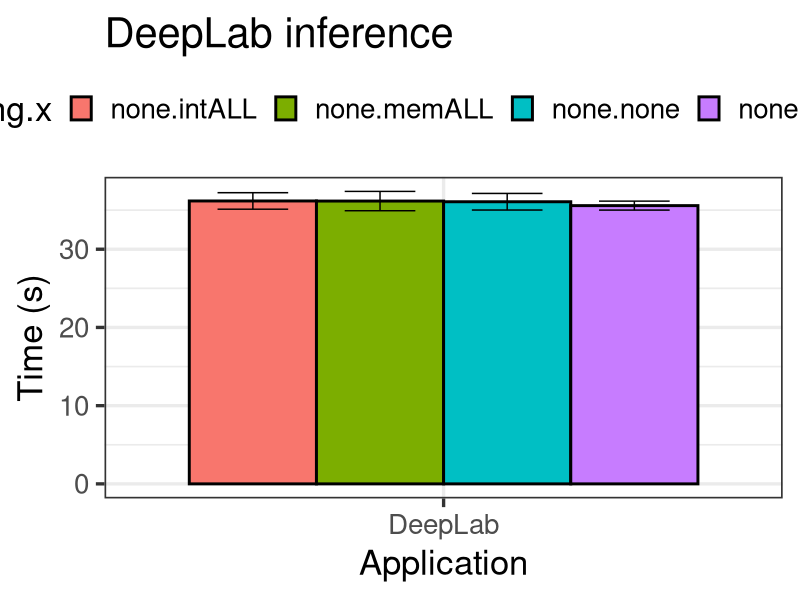
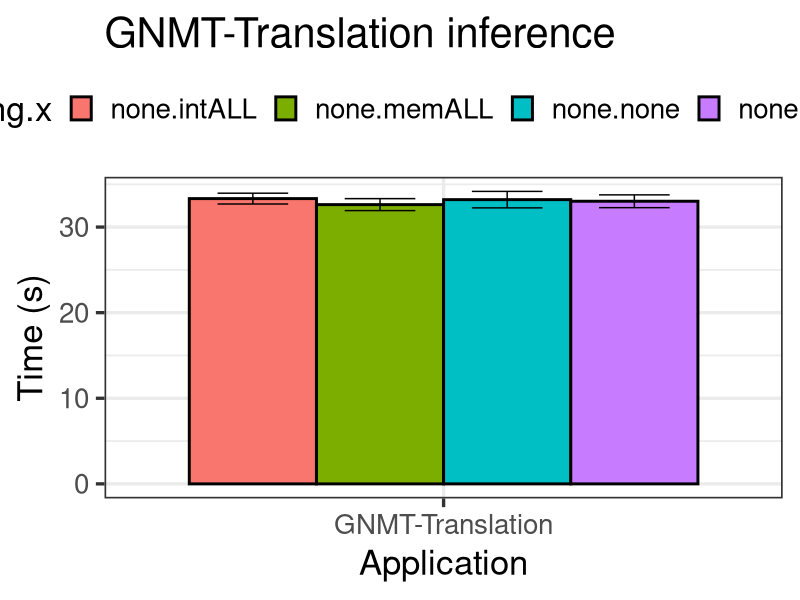
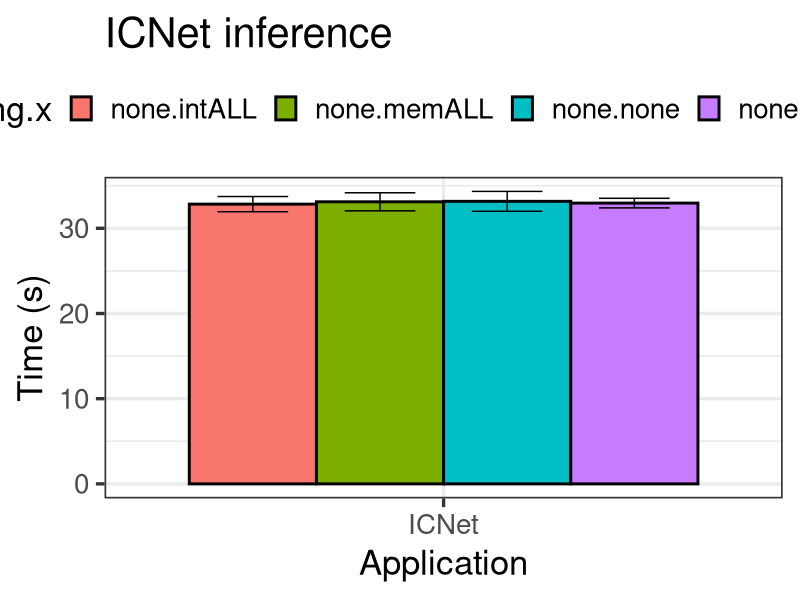
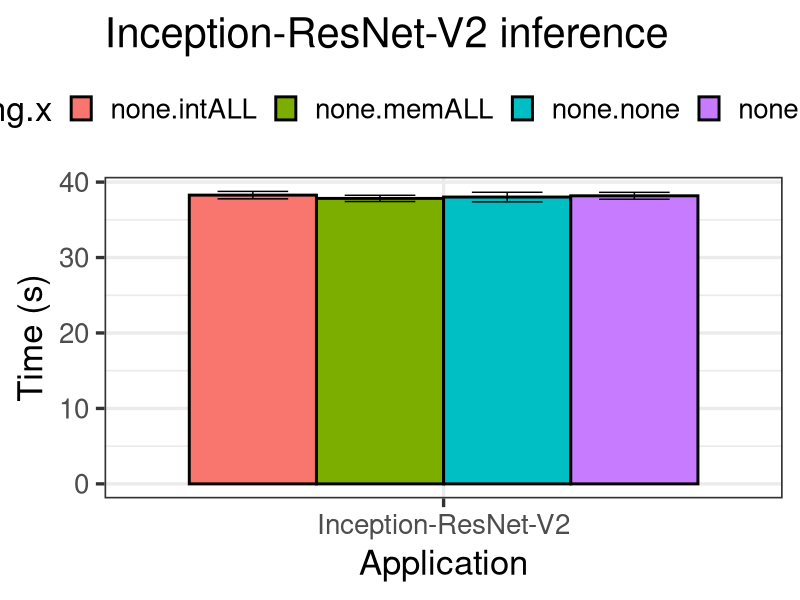
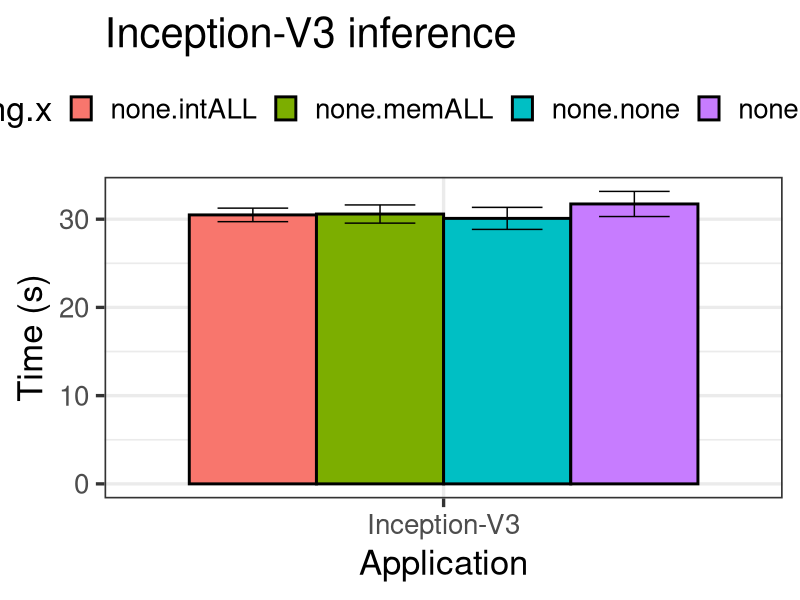
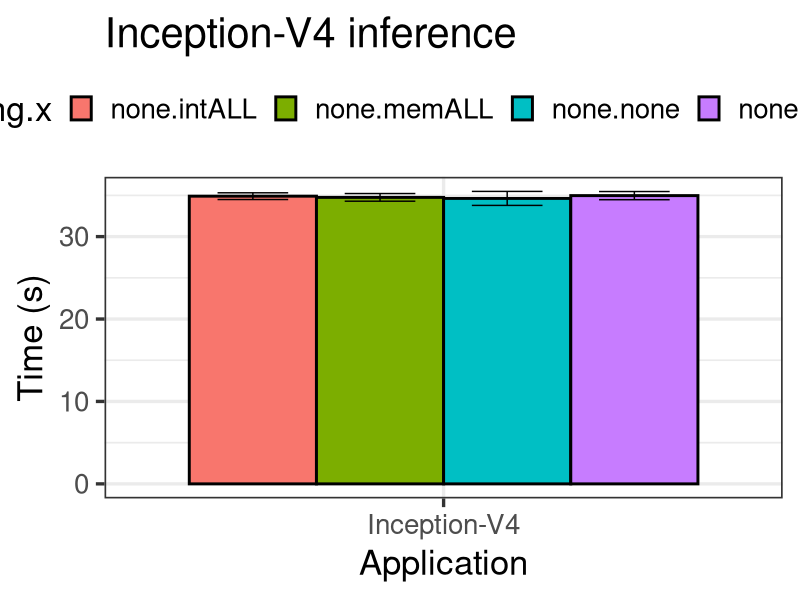
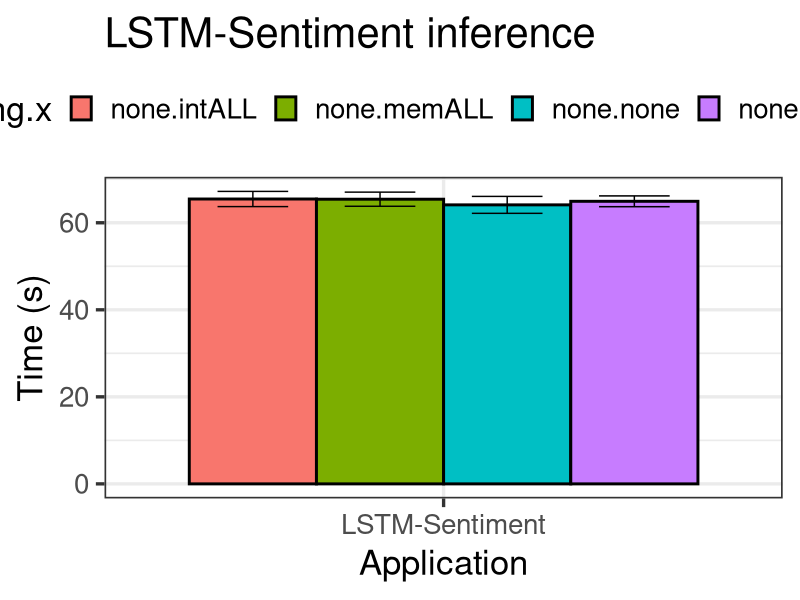
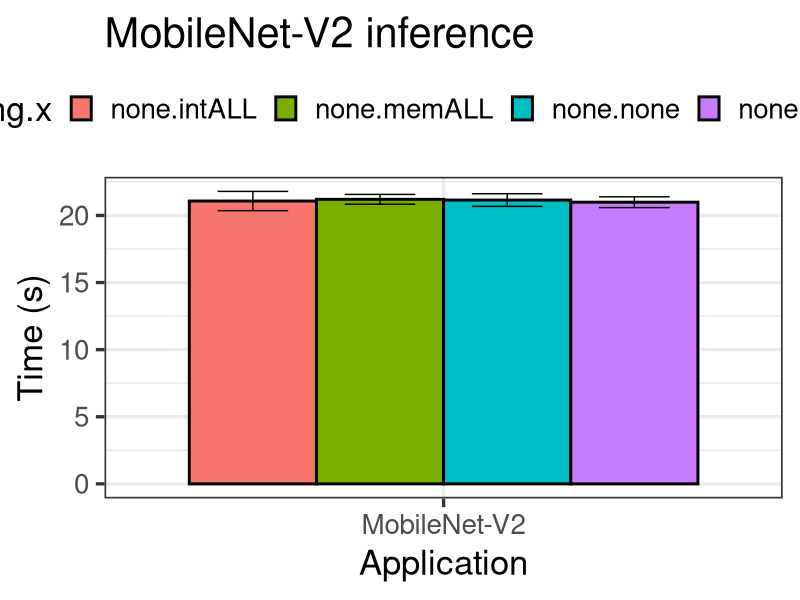

The R script that drew these images, in order:
library(dplyr)
library(readr)
library(tidyr)
library(ggplot2)
library(stringr)

will_use_thread = FALSE
will_use_data = TRUE
archive_extension = ""

data <- read_csv("ai_benchmark.csv")
data$mapping <- as.character(interaction(data$`td_mapping`, data$`data_mapping`))

df <- data %>% group_by(application, mode, mapping) %>%
  summarize(N=n(), avg=mean(time), se=3*sd(time)/sqrt(N)) %>%
  as.data.frame()
baseline <- df %>% filter(mapping == "none.none") 
df <- df %>% left_join(baseline,by=c("application", "mode")) 
df <- df %>% mutate(normalized_time = (avg.x / avg.y) * 100)
df <- df %>% mutate(gain= 100 * (avg.y - avg.x) / avg.y)

require(scales)
for(currentMode in unique(df$mode)){
  for(currentApp in unique(df$application)){
    d <- df %>% filter(mode == currentMode)
    d <- d %>% filter(application == currentApp)
    
    if(!will_use_data){
      d <- d %>% filter(grepl("*.none", mapping.x))
      archive_extension="_only_thread"
    }
    
    if (!will_use_thread){
      d <- d %>% filter(grepl("^none", mapping.x))
      archive_extension="_only_data"
    }
    
    newChart <- ggplot(data=d, aes(x= application, y= avg.x, fill = mapping.x)) +
    #scale_y_continuous(trans = log2_trans(), 
    # breaks = trans_breaks("log2", function(x) 2^x),
    #labels = trans_format("log2", math_format(2^.x))) +
    geom_bar(stat = "identity", position = 'dodge', width=.9, colour = "black", size = 1) +
    geom_errorbar(aes(ymin=avg.x-se.x, ymax=avg.x+se.x), position = position_dodge(.9), width = 0.5) +
    theme_bw(base_size = 25) +
    labs(x = "Application", y = "Time (s)") +
    theme(
      legend.position="top",
      legend.text=element_text(size=20),
    ) + ggtitle(paste(currentApp, currentMode, sep=" "))
  ggsave(plot=newChart, path="./td_charts", paste(currentApp,"_",currentMode, archive_extension,"_errbar.pdf", sep=""), width=20, height=22)
}
}



